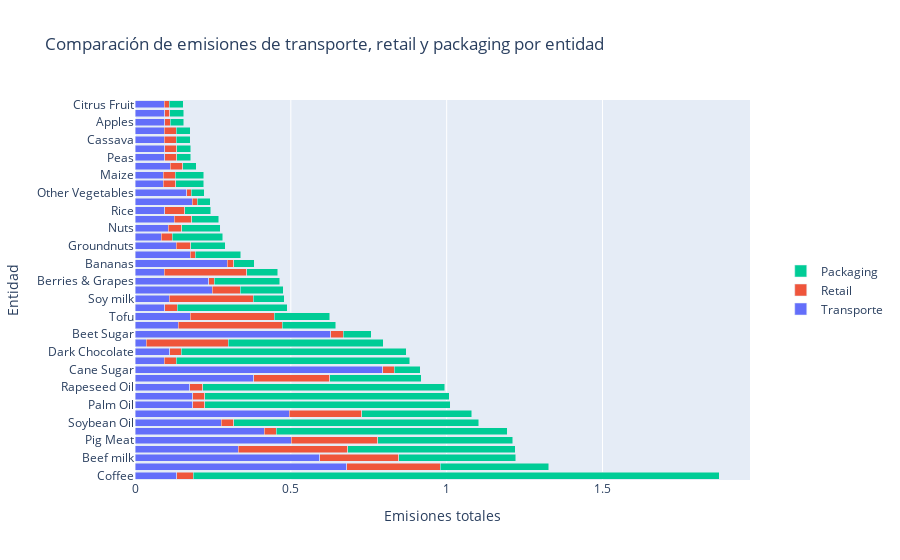

Here is the notebook cell this chart was saved with:
### Code cell
fod['Total_Food_Emissions_Transports'] = fod.iloc[:, 6:9].sum(axis=1)

df_filtered = fod[['Entity', 'food_emissions_transport', 'food_emissions_retail', 'food_emissions_packaging', 'Total_Food_Emissions_Transports']]

df_grouped = df_filtered.groupby('Entity').sum()
df_sorted = df_grouped.sort_values('Total_Food_Emissions_Transports', ascending=False)

entities = df_sorted.index
transport = df_sorted['food_emissions_transport']
retail = df_sorted['food_emissions_retail']
packaging = df_sorted['food_emissions_packaging']

# Crear las barras apiladas
fig = go.Figure()

fig.add_trace(go.Bar(y=entities, x=transport, name='Transporte', orientation='h'))
fig.add_trace(go.Bar(y=entities, x=retail, name='Retail', orientation='h'))
fig.add_trace(go.Bar(y=entities, x=packaging, name='Packaging', orientation='h'))

# Actualiza grafico 

def sort_entities(column_name):
    sorted_indices = df_grouped[column_name].sort_values(ascending=False).index
    return [entity for entity in entities if entity in sorted_indices]

# Diseño del gráfico
fig.update_layout(
    title='Comparación de emisiones de transporte, retail y packaging por entidad',
    xaxis_title='Emisiones totales',
    yaxis_title='Entidad',
    barmode='stack',
    bargap=0.2,
    legend=dict(
        x=1.05,
        y=0.5,
        bgcolor='rgba(255, 255, 255, 0.5)',
        itemclick='toggle',
        itemdoubleclick='toggleothers',
        traceorder='reversed'
    ),
)

# Mostrar el gráfico
fig.show()

### Figure 1 — Plotly figure (JSON) as saved in the notebook; plotly's stock layout.template omitted (floating-point values rounded to 4 significant figures)
{"data": [{"name": "Transporte", "orientation": "h", "type": "bar", "x": [0.1345, 0.6789, 0.5924, 0.3309, 0.5013, 0.4141, 0.277, 0.4941, 0.1851, 0.1845, 0.1751, 0.3811, 0.7945, 0.09328, 0.1109, 0.03535, 0.6285, 0.1386, 0.1769, 0.09618, 0.1098, 0.248, 0.2364, 0.09324, 0.2958, 0.1771, 0.1326, 0.08406, 0.1067, 0.1254, 0.09562, 0.1832, 0.1655, 0.09128, 0.09038, 0.1138, 0.09507, 0.09478, 0.0936, 0.09387, 0.0958, 0.09464, 0.09386], "y": ["Coffee", "Lamb", "Beef milk", "Shrimps (farmed)", "Pig Meat", "Olive Oil", "Soybean Oil", "Beef meat", "Palm Oil", "Sunflower Oil", "Rapeseed Oil", "Poultry Meat", "Cane Sugar", "Wine", "Dark Chocolate", "Barley", "Beet Sugar", "Cheese", "Tofu", "Other Pulses", "Soy milk", "Fish (farmed)", "Berries & Grapes", "Milk", "Bananas", "Tomatoes", "Groundnuts", "Eggs", "Nuts", "Wheat & Rye", "Rice", "Other Fruit", "Other Vegetables", "Oatmeal", "Maize", "Root Vegetables", "Peas", "Onions & Leeks", "Cassava", "Potatoes", "Apples", "Brassicas", "Citrus Fruit"]}, {"name": "Retail", "orientation": "h", "type": "bar", "x": [0.05249, 0.3008, 0.254, 0.3524, 0.2781, 0.03932, 0.0394, 0.2335, 0.03874, 0.03932, 0.04254, 0.244, 0.03672, 0.03932, 0.03765, 0.2636, 0.03932, 0.3333, 0.2702, 0.03932, 0.2702, 0.08998, 0.01706, 0.2651, 0.02098, 0.01669, 0.04687, 0.03562, 0.04264, 0.05605, 0.06336, 0.01643, 0.01514, 0.03932, 0.03931, 0.03886, 0.03932, 0.03925, 0.03932, 0.03924, 0.01658, 0.01684, 0.01669], "y": ["Coffee", "Lamb", "Beef milk", "Shrimps (farmed)", "Pig Meat", "Olive Oil", "Soybean Oil", "Beef meat", "Palm Oil", "Sunflower Oil", "Rapeseed Oil", "Poultry Meat", "Cane Sugar", "Wine", "Dark Chocolate", "Barley", "Beet Sugar", "Cheese", "Tofu", "Other Pulses", "Soy milk", "Fish (farmed)", "Berries & Grapes", "Milk", "Bananas", "Tomatoes", "Groundnuts", "Eggs", "Nuts", "Wheat & Rye", "Rice", "Other Fruit", "Other Vegetables", "Oatmeal", "Maize", "Root Vegetables", "Peas", "Onions & Leeks", "Cassava", "Potatoes", "Apples", "Brassicas", "Citrus Fruit"]}, {"name": "Packaging", "orientation": "h", "type": "bar", "x": [1.687, 0.3476, 0.3745, 0.5361, 0.4323, 0.7401, 0.7861, 0.3521, 0.7881, 0.7845, 0.7766, 0.2927, 0.08428, 0.7492, 0.7224, 0.4968, 0.09029, 0.1721, 0.1774, 0.3532, 0.0984, 0.1375, 0.2111, 0.1002, 0.06567, 0.1457, 0.1094, 0.1614, 0.1237, 0.08684, 0.08385, 0.04196, 0.04175, 0.09029, 0.09027, 0.04466, 0.04482, 0.04478, 0.04482, 0.04455, 0.04453, 0.0453, 0.04474], "y": ["Coffee", "Lamb", "Beef milk", "Shrimps (farmed)", "Pig Meat", "Olive Oil", "Soybean Oil", "Beef meat", "Palm Oil", "Sunflower Oil", "Rapeseed Oil", "Poultry Meat", "Cane Sugar", "Wine", "Dark Chocolate", "Barley", "Beet Sugar", "Cheese", "Tofu", "Other Pulses", "Soy milk", "Fish (farmed)", "Berries & Grapes", "Milk", "Bananas", "Tomatoes", "Groundnuts", "Eggs", "Nuts", "Wheat & Rye", "Rice", "Other Fruit", "Other Vegetables", "Oatmeal", "Maize", "Root Vegetables", "Peas", "Onions & Leeks", "Cassava", "Potatoes", "Apples", "Brassicas", "Citrus Fruit"]}], "layout": {"bargap": 0.2, "barmode": "stack", "legend": {"bgcolor": "rgba(255, 255, 255, 0.5)", "itemclick": "toggle", "itemdoubleclick": "toggleothers", "traceorder": "reversed", "x": 1.05, "y": 0.5}, "title": {"text": "Comparación de emisiones de transporte, retail y packaging por entidad"}, "xaxis": {"title": {"text": "Emisiones totales"}}, "yaxis": {"title": {"text": "Entidad"}}}}
